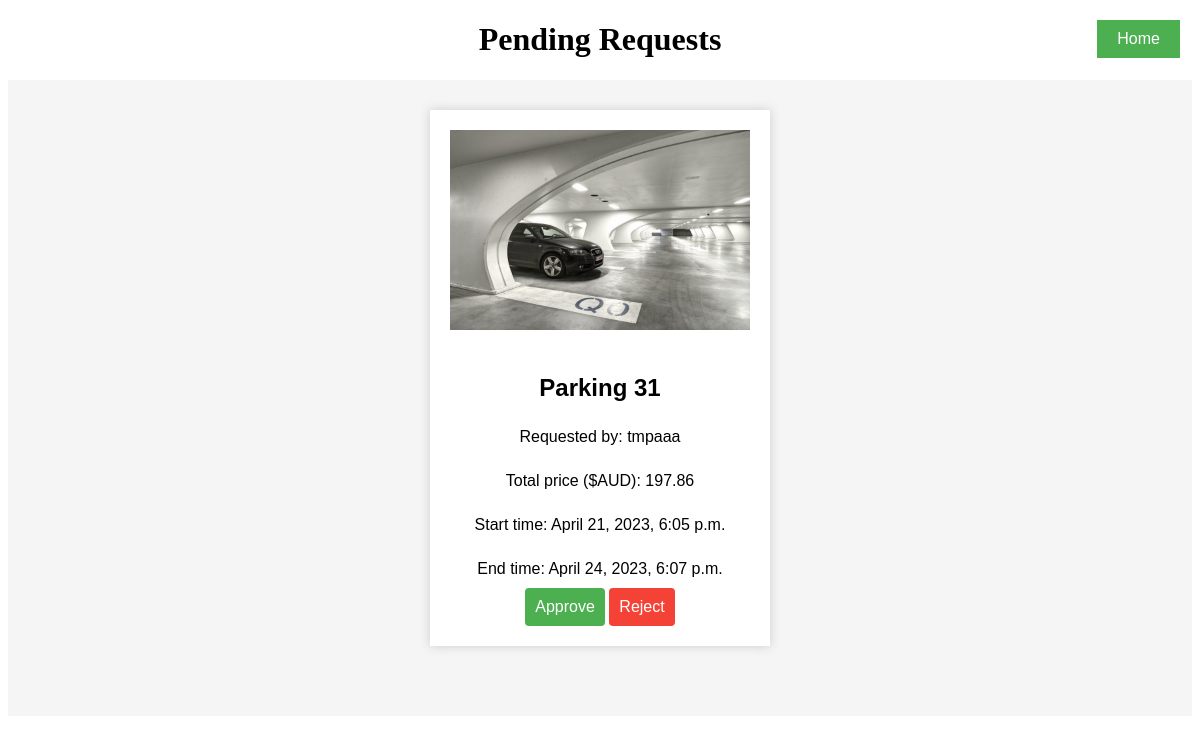
Screenshot of /my-requests/ (signed in) with the database file from the repository.
### members/models.py (models this page shows)
class RequestModel(models.Model):
    id  = models.AutoField(unique=True, primary_key=True)
    userid = models.ForeignKey(user, on_delete=models.CASCADE)
    providerid = models.ForeignKey(user,related_name="requested_providerid", on_delete=models.CASCADE)
    propertyid = models.ForeignKey(Property, on_delete=models.CASCADE)
    property_image = models.ImageField(null=True, blank=True, upload_to="property_images/")
    price = models.FloatField(max_length=20)
    start_time = models.DateTimeField(null=False)
    end_time = models.DateTimeField(null=False)
    booking_cost = models.FloatField(max_length=20)
    status = models.CharField(max_length=20)
    created_at = models.DateTimeField(auto_now_add=True)

### members/views.py (the view)
# urls.py: path("my-requests/", views.my_requests),
def my_requests(request):
	all_requests = RequestModel.objects.all()
	my_requests = all_requests.filter(providerid=request.user, status="Requested")
	my_payments = all_requests.filter(userid=request.user, status="Payment")
	aprv = request.POST.get('aprv')
	rej = request.POST.get('rej')
	pmt = request.POST.get('pmt')
	print("pmt is", pmt)
	if(aprv):
		aprv_req = RequestModel.objects.get(id=int(aprv))
		aprv_req.status = "Payment"
		aprv_req.save()
		print("approved")
	elif(rej):
		req = RequestModel.objects.get(id=int(rej))
		req.status = "Available"
		req.save()
		print("rejected")
	elif(pmt):
		print("herere")
		req = RequestModel.objects.get(id=int(pmt))
		req.status = "Confirmed"
		req.save()
		print("Payment done")
	print(my_requests)
	return render(request, 'requests.html', context={'Requests':my_requests, 'Payments': my_payments})

### templates/requests.html (shortened to what this page needs)
<!DOCTYPE html>
<html>
  <head>
	<button onclick="goBack()" class="redirect-button">Home</button>
  </head>
  <body>
    {% if user.is_authenticated %}
    {%if Requests%}
    <p><h1>Pending Requests</h1></p>
    {%endif%}
    <div class="container">
      {% for req in Requests%}
      <div class="request-card">
        <img src="/media/{{req.property_image}}" alt="Property 1" />
        <h3>Parking {{req.id}}</h3>
        <p>Requested by: {{req.userid}}</p>
        <p>Total price ($AUD): {{req.booking_cost}}</p>
        <p>Start time: {{req.start_time}}</p>
        <p>End time: {{req.end_time}}</p>
        <form method="post">
          <button name="aprv" value="{{req.id}}">Approve</button>
          <button name="rej" class="reject-button" value="{{req.id}}">
            Reject
          </button>
        </form>
      </div>
	</div>
      {%endfor%}
    <div class="container">
	{%endif%}
  </body>
</html>

### templates/requests.html (style rules this page uses)
h1 { text-align: center; }
.container { display: flex; flex-direction: row; flex-wrap: wrap; justify-content: space-around; align-items: center; padding: 20px; background-color: #f5f5f5; font-family: Arial, sans-serif; }
.request-card { display: flex; flex-direction: column; align-items: center; margin: 10px; padding: 20px; background-color: white; box-shadow: 0px 0px 10px #ccc; width: 300px; min-height: 400px; }
.request-card img { width: 100%; height: 200px; object-fit: cover; margin-bottom: 20px; }
.request-card h3 { font-size: 24px; margin-bottom: 10px; text-align: center; }
.request-card p { font-size: 16px; margin-bottom: 10px; text-align: center; }
.request-card button { font-size: 16px; padding: 10px; margin-top: auto; background-color: #4caf50; color: white; border: none; border-radius: 4px; cursor: pointer; }
.request-card .reject-button { background-color: #f44336; }
.redirect-button { background-color: #4CAF50; color: white; border: none; padding: 10px 20px; text-align: center; text-decoration: none; display: inline-block; font-size: 16px; margin: 20px; position: fixed; top: 0; right: 0; }

### rows the page displays
RequestModel: property_image (picture), id "31", userid "tmpaaa", booking_cost "197.86", start_time "April 21, 2023, 6:05 p.m.", end_time "April 24, 2023, 6:07 p.m."
